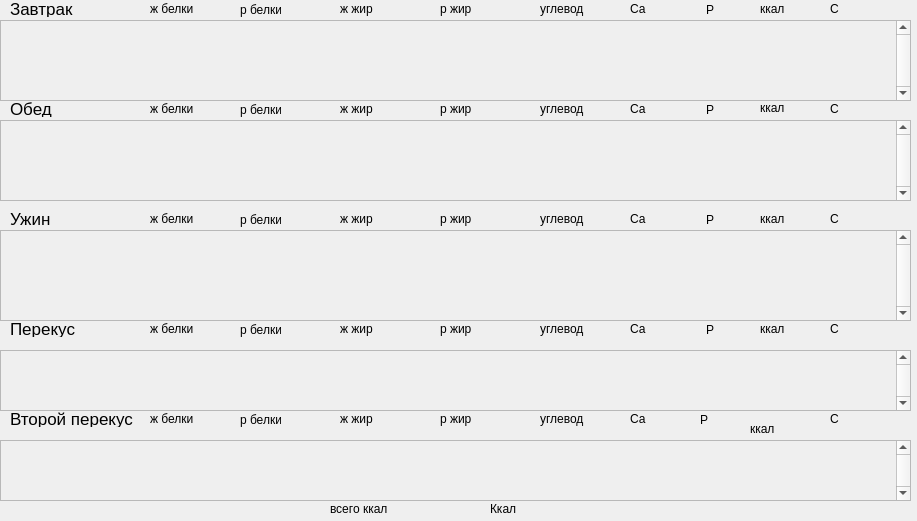
      <widget class="QWidget" name="scrollAreaWidgetContents_3">
       <property name="geometry">
        <rect>
         <x>0</x>
         <y>-210</y>
         <width>917</width>
         <height>521</height>
        </rect>
       </property>
       <widget class="QLabel" name="sum_kalori">
        <property name="geometry">
         <rect>
          <x>420</x>
          <y>500</y>
          <width>67</width>
          <height>17</height>
         </rect>
        </property>
        <property name="text">
         <string/>
        </property>
       </widget>
       <widget class="QLabel" name="perekus2_P">
        <property name="geometry">
         <rect>
          <x>700</x>
          <y>410</y>
          <width>41</width>
          <height>20</height>
         </rect>
        </property>
        <property name="text">
         <string>Р</string>
        </property>
       </widget>
       <widget class="QLabel" name="uzin_C">
        <property name="geometry">
         <rect>
          <x>830</x>
          <y>210</y>
          <width>67</width>
          <height>17</height>
         </rect>
        </property>
        <property name="text">
         <string>С</string>
        </property>
       </widget>
       <widget class="QLabel" name="obed_zhiv_belk">
        <property name="geometry">
         <rect>
          <x>150</x>
          <y>100</y>
          <width>67</width>
          <height>17</height>
         </rect>
        </property>
        <property name="text">
         <string>ж белки</string>
        </property>
       </widget>
       <widget class="QLabel" name="obed_rast_belk">
        <property name="geometry">
         <rect>
          <x>240</x>
          <y>100</y>
          <width>41</width>
          <height>20</height>
         </rect>
        </property>
        <property name="text">
         <string>р белки</string>
        </property>
       </widget>
       <widget class="QLabel" name="uzin_ugl">
        <property name="geometry">
         <rect>
          <x>540</x>
          <y>210</y>
          <width>67</width>
          <height>17</height>
         </rect>
        </property>
        <property name="text">
         <string>углевод</string>
        </property>
       </widget>
       <widget class="QLabel" name="obed_P">
        <property name="geometry">
         <rect>
          <x>706</x>
          <y>100</y>
          <width>41</width>
          <height>20</height>
         </rect>
        </property>
        <property name="text">
         <string>Р</string>
        </property>
       </widget>
       <widget class="QLabel" name="zav_P">
        <property name="geometry">
         <rect>
          <x>706</x>
          <y>0</y>
          <width>41</width>
          <height>20</height>
         </rect>
        </property>
        <property name="text">
         <string>Р</string>
        </property>
       </widget>
       <widget class="QLabel" name="perekus2_C">
        <property name="geometry">
         <rect>
          <x>830</x>
          <y>410</y>
          <width>67</width>
          <height>17</height>
         </rect>
        </property>
        <property name="text">
         <string>С</string>
        </property>
       </widget>
       <widget class="QLabel" name="perekus2_rast_belk">
        <property name="geometry">
         <rect>
          <x>240</x>
          <y>410</y>
          <width>41</width>
          <height>20</height>
         </rect>
        </property>
        <property name="text">
         <string>р белки</string>
        </property>
       </widget>
       <widget class="QLabel" name="perekus_ugl">
        <property name="geometry">
         <rect>
          <x>540</x>
          <y>320</y>
          <width>67</width>
          <height>17</height>
         </rect>
        </property>
        <property name="text">
         <string>углевод</string>
        </property>
       </widget>
       <widget class="QLabel" name="zav_zhiv_zhir">
        <property name="geometry">
         <rect>
          <x>340</x>
          <y>0</y>
          <width>67</width>
          <height>17</height>
         </rect>
        </property>
        <property name="text">
         <string>ж жир</string>
        </property>
       </widget>
       <widget class="QLabel" name="label_24">
        <property name="geometry">
         <rect>
          <x>10</x>
          <y>210</y>
          <width>67</width>
          <height>17</height>
         </rect>
        </property>
        <property name="font">
         <font>
          <pointsize>13</pointsize>
         </font>
        </property>
        <property name="text">
         <string>Ужин</string>
        </property>
       </widget>
       <widget class="QLabel" name="perekus2_ugl">
        <property name="geometry">
         <rect>
          <x>540</x>
          <y>410</y>
          <width>67</width>
          <height>17</height>
         </rect>
        </property>
        <property name="text">
         <string>углевод</string>
        </property>
       </widget>
       <widget class="QLabel" name="perekus_zhiv_zhir">
        <property name="geometry">
         <rect>
          <x>340</x>
          <y>320</y>
          <width>67</width>
          <height>17</height>
         </rect>
        </property>
        <property name="text">
         <string>ж жир</string>
        </property>
       </widget>
       <widget class="QLabel" name="obed_Ca">
        <property name="geometry">
         <rect>
          <x>630</x>
          <y>100</y>
          <width>67</width>
          <height>17</height>
         </rect>
        </property>
        <property name="text">
         <string>Са</string>
        </property>
       </widget>
       <widget class="QLabel" name="label_23">
        <property name="geometry">
         <rect>
          <x>10</x>
          <y>100</y>
          <width>67</width>
          <height>17</height>
         </rect>
        </property>
        <property name="font">
         <font>
          <pointsize>13</pointsize>
         </font>
        </property>
        <property name="text">
         <string>Обед</string>
        </property>
       </widget>
       <widget class="QLabel" name="kkal_obed">
        <property name="geometry">
         <rect>
          <x>760</x>
          <y>100</y>
          <width>71</width>
          <height>16</height>
         </rect>
        </property>
        <property name="text">
         <string>ккал</string>
        </property>
       </widget>
       <widget class="QLabel" name="perekus_C">
        <property name="geometry">
         <rect>
          <x>830</x>
          <y>320</y>
          <width>67</width>
          <height>17</height>
         </rect>
        </property>
        <property name="text">
         <string>С</string>
        </property>
       </widget>
       <widget class="QLabel" name="kkal_uzin">
        <property name="geometry">
         <rect>
          <x>760</x>
          <y>210</y>
          <width>67</width>
          <height>17</height>
         </rect>
        </property>
        <property name="text">
         <string>ккал</string>
        </property>
       </widget>
       <widget class="QScrollArea" name="scrollArea_4">
        <property name="geometry">
         <rect>
          <x>0</x>
          <y>120</y>
          <width>911</width>
          <height>81</height>
         </rect>
        </property>
        <property name="sizePolicy">
         <sizepolicy hsizetype="Expanding" vsizetype="Expanding">
          <horstretch>0</horstretch>
          <verstretch>0</verstretch>
         </sizepolicy>
        </property>
        <property name="sizeIncrement">
         <size>
          <width>0</width>
          <height>0</height>
         </size>
        </property>
        <property name="verticalScrollBarPolicy">
         <enum>Qt::ScrollBarAlwaysOn</enum>
        </property>
        <property name="widgetResizable">
         <bool>true</bool>
        </property>
        <widget class="QWidget" name="scrollAreaWidgetContents_4">
         <property name="geometry">
          <rect>
           <x>0</x>
           <y>0</y>
           <width>895</width>
           <height>79</height>
          </rect>
         </property>
         <layout class="QVBoxLayout" name="verticalLayout_8">
          <property name="spacing">
           <number>10</number>
          </property>
         </layout>
        </widget>
       </widget>
       <widget class="QLabel" name="perekus_rast_belk">
        <property name="geometry">
         <rect>
          <x>240</x>
          <y>320</y>
          <width>41</width>
          <height>20</height>
         </rect>
        </property>
        <property name="text">
         <string>р белки</string>
        </property>
       </widget>
       <widget class="QLabel" name="label_22">
        <property name="geometry">
         <rect>
          <x>10</x>
          <y>0</y>
          <width>67</width>
          <height>17</height>
         </rect>
        </property>
        <property name="font">
         <font>
          <pointsize>13</pointsize>
         </font>
        </property>
        <property name="frameShadow">
         <enum>QFrame::Plain</enum>
        </property>
        <property name="lineWidth">
         <number>1</number>
        </property>
        <property name="text">
         <string>Завтрак</string>
        </property>
       </widget>
       <widget class="QLabel" name="uzin_zhiv_zhir">
        <property name="geometry">
         <rect>
          <x>340</x>
          <y>210</y>
          <width>67</width>
          <height>17</height>
         </rect>
        </property>
        <property name="text">
         <string>ж жир</string>
        </property>
       </widget>
       <widget class="QLabel" name="obed_rast_zhir">
        <property name="geometry">
         <rect>
          <x>440</x>
          <y>100</y>
          <width>67</width>
          <height>17</height>
         </rect>
        </property>
        <property name="text">
         <string>р жир</string>
        </property>
       </widget>
       <widget class="QLabel" name="zav_ugl">
        <property name="geometry">
         <rect>
          <x>540</x>
          <y>0</y>
          <width>67</width>
          <height>17</height>
         </rect>
        </property>
        <property name="text">
         <string>углевод</string>
        </property>
       </widget>
       <widget class="QLabel" name="perekus2_Ca">
        <property name="geometry">
         <rect>
          <x>630</x>
          <y>410</y>
          <width>67</width>
          <height>17</height>
         </rect>
        </property>
        <property name="text">
         <string>Са</string>
        </property>
       </widget>
       <widget class="QLabel" name="perekus2_zhiv_zhir">
        <property name="geometry">
         <rect>
          <x>340</x>
          <y>410</y>
          <width>67</width>
          <height>17</height>
         </rect>
        </property>
        <property name="text">
         <string>ж жир</string>
        </property>
       </widget>
       <widget class="QLabel" name="kkal_zav_4">
        <property name="geometry">
         <rect>
          <x>490</x>
          <y>500</y>
          <width>67</width>
          <height>17</height>
         </rect>
        </property>
        <property name="text">
         <string>Ккал</string>
        </property>
       </widget>
       <widget class="QLabel" name="zav_rast_belk">
        <property name="geometry">
         <rect>
          <x>240</x>
          <y>0</y>
          <width>41</width>
          <height>20</height>
         </rect>
        </property>
        <property name="text">
         <string>р белки</string>
        </property>
       </widget>
       <widget class="QLabel" name="kkal_zav">
        <property name="geometry">
         <rect>
          <x>760</x>
          <y>0</y>
          <width>67</width>
          <height>17</height>
         </rect>
        </property>
        <property name="text">
         <string>ккал</string>
        </property>
       </widget>
       <widget class="QScrollArea" name="scrollArea_7">
        <property name="geometry">
         <rect>
          <x>0</x>
          <y>440</y>
          <width>911</width>
          <height>61</height>
         </rect>
        </property>
        <property name="sizePolicy">
         <sizepolicy hsizetype="Expanding" vsizetype="Expanding">
          <horstretch>0</horstretch>
          <verstretch>0</verstretch>
         </sizepolicy>
        </property>
        <property name="sizeIncrement">
         <size>
          <width>0</width>
          <height>0</height>
         </size>
        </property>
        <property name="verticalScrollBarPolicy">
         <enum>Qt::ScrollBarAlwaysOn</enum>
        </property>
        <property name="widgetResizable">
         <bool>true</bool>
        </property>
        <widget class="QWidget" name="scrollAreaWidgetContents_7">
         <property name="geometry">
          <rect>
           <x>0</x>
           <y>0</y>
           <width>895</width>
           <height>59</height>
          </rect>
         </property>
         <layout class="QVBoxLayout" name="verticalLayout_11">
          <property name="spacing">
           <number>6</number>
          </property>
         </layout>
        </widget>
       </widget>
       <widget class="QScrollArea" name="scrollArea_2">
        <property name="geometry">
         <rect>
          <x>0</x>
          <y>20</y>
          <width>911</width>
          <height>81</height>
         </rect>
        </property>
        <property name="sizePolicy">
         <sizepolicy hsizetype="Expanding" vsizetype="Expanding">
          <horstretch>0</horstretch>
          <verstretch>0</verstretch>
         </sizepolicy>
        </property>
        <property name="sizeIncrement">
         <size>
          <width>0</width>
          <height>0</height>
         </size>
        </property>
        <property name="verticalScrollBarPolicy">
         <enum>Qt::ScrollBarAlwaysOn</enum>
        </property>
        <property name="widgetResizable">
         <bool>true</bool>
        </property>
        <widget class="QWidget" name="scrollAreaWidgetContents_2">
         <property name="geometry">
          <rect>
           <x>0</x>
           <y>0</y>
           <width>895</width>
           <height>79</height>
          </rect>
         </property>
         <layout class="QVBoxLayout" name="verticalLayout_2">
          <property name="spacing">
           <number>6</number>
          </property>
          <property name="topMargin">
           <number>9</number>
          </property>
          <property name="bottomMargin">
           <number>9</number>
          </property>
         </layout>
        </widget>
       </widget>
       <widget class="QLabel" name="zav_rast_zhir">
        <property name="geometry">
         <rect>
          <x>440</x>
          <y>0</y>
          <width>67</width>
          <height>17</height>
         </rect>
        </property>
        <property name="text">
         <string>р жир</string>
        </property>
       </widget>
       <widget class="QLabel" name="perekus_P">
        <property name="geometry">
         <rect>
          <x>706</x>
          <y>320</y>
          <width>41</width>
          <height>20</height>
         </rect>
        </property>
        <property name="text">
         <string>Р</string>
        </property>
       </widget>
       <widget class="QLabel" name="uzin_rast_belk">
        <property name="geometry">
         <rect>
          <x>240</x>
          <y>210</y>
          <width>41</width>
          <height>20</height>
         </rect>
        </property>
        <property name="text">
         <string>р белки</string>
        </property>
       </widget>
       <widget class="QLabel" name="uzin_rast_zhir">
        <property name="geometry">
         <rect>
          <x>440</x>
          <y>210</y>
          <width>67</width>
          <height>17</height>
         </rect>
        </property>
        <property name="text">
         <string>р жир</string>
        </property>
       </widget>
       <widget class="QLabel" name="obed_zhiv_zhir">
        <property name="geometry">
         <rect>
          <x>340</x>
          <y>100</y>
          <width>67</width>
          <height>17</height>
         </rect>
        </property>
        <property name="text">
         <string>ж жир</string>
        </property>
       </widget>
       <widget class="QLabel" name="zav_C">
        <property name="geometry">
         <rect>
          <x>830</x>
          <y>0</y>
          <width>67</width>
          <height>17</height>
         </rect>
        </property>
        <property name="text">
         <string>С</string>
        </property>
       </widget>
       <widget class="QLabel" name="uzin_Ca">
        <property name="geometry">
         <rect>
          <x>630</x>
          <y>210</y>
          <width>67</width>
          <height>17</height>
         </rect>
        </property>
        <property name="text">
         <string>Са</string>
        </property>
       </widget>
       <widget class="QLabel" name="obed_C">
        <property name="geometry">
         <rect>
          <x>830</x>
          <y>100</y>
          <width>67</width>
          <height>17</height>
         </rect>
        </property>
        <property name="text">
         <string>С</string>
        </property>
       </widget>
       <widget class="QLabel" name="label_25">
        <property name="geometry">
         <rect>
          <x>10</x>
          <y>320</y>
          <width>67</width>
          <height>17</height>
         </rect>
        </property>
        <property name="font">
         <font>
          <pointsize>13</pointsize>
         </font>
        </property>
        <property name="text">
         <string>Перекус</string>
        </property>
       </widget>
       <widget class="QLabel" name="perekus2_rast_zhir">
        <property name="geometry">
         <rect>
          <x>440</x>
          <y>410</y>
          <width>67</width>
          <height>17</height>
         </rect>
        </property>
        <property name="text">
         <string>р жир</string>
        </property>
       </widget>
       <widget class="QLabel" name="zav_zhiv_belk">
        <property name="geometry">
         <rect>
          <x>150</x>
          <y>0</y>
          <width>67</width>
          <height>17</height>
         </rect>
        </property>
        <property name="text">
         <string>ж белки</string>
        </property>
       </widget>
       <widget class="QLabel" name="perekus_Ca">
        <property name="geometry">
         <rect>
          <x>630</x>
          <y>320</y>
          <width>67</width>
          <height>17</height>
         </rect>
        </property>
        <property name="text">
         <string>Са</string>
        </property>
       </widget>
       <widget class="QLabel" name="label_26">
        <property name="geometry">
         <rect>
          <x>330</x>
          <y>500</y>
          <width>91</width>
          <height>17</height>
         </rect>
        </property>
        <property name="text">
         <string>всего ккал</string>
        </property>
       </widget>
       <widget class="QLabel" name="uzin_zhiv_belk">
        <property name="geometry">
         <rect>
          <x>150</x>
          <y>210</y>
          <width>67</width>
          <height>17</height>
         </rect>
        </property>
        <property name="text">
         <string>ж белки</string>
        </property>
       </widget>
       <widget class="QLabel" name="zav_Ca">
        <property name="geometry">
         <rect>
          <x>630</x>
          <y>0</y>
          <width>67</width>
          <height>17</height>
         </rect>
        </property>
        <property name="text">
         <string>Са</string>
        </property>
       </widget>
       <widget class="QLabel" name="obed_ugl">
        <property name="geometry">
         <rect>
          <x>540</x>
          <y>100</y>
          <width>67</width>
          <height>17</height>
         </rect>
        </property>
        <property name="text">
         <string>углевод</string>
        </property>
       </widget>
       <widget class="QLabel" name="uzin_P">
        <property name="geometry">
         <rect>
          <x>706</x>
          <y>210</y>
          <width>41</width>
          <height>20</height>
         </rect>
        </property>
        <property name="text">
         <string>Р</string>
        </property>
       </widget>
       <widget class="QLabel" name="perekus_zhiv_belk">
        <property name="geometry">
         <rect>
          <x>150</x>
          <y>320</y>
          <width>67</width>
          <height>17</height>
         </rect>
        </property>
        <property name="text">
         <string>ж белки</string>
        </property>
       </widget>
       <widget class="QLabel" name="kkal_perekus">
        <property name="geometry">
         <rect>
          <x>760</x>
          <y>320</y>
          <width>67</width>
          <height>17</height>
         </rect>
        </property>
        <property name="text">
         <string>ккал</string>
        </property>
       </widget>
       <widget class="QScrollArea" name="scrollArea_5">
        <property name="geometry">
         <rect>
          <x>0</x>
          <y>230</y>
          <width>911</width>
          <height>91</height>
         </rect>
        </property>
        <property name="sizePolicy">
         <sizepolicy hsizetype="Expanding" vsizetype="Expanding">
          <horstretch>0</horstretch>
          <verstretch>0</verstretch>
         </sizepolicy>
        </property>
        <property name="sizeIncrement">
         <size>
          <width>0</width>
          <height>0</height>
         </size>
        </property>
        <property name="verticalScrollBarPolicy">
         <enum>Qt::ScrollBarAlwaysOn</enum>
        </property>
        <property name="widgetResizable">
         <bool>true</bool>
        </property>
        <widget class="QWidget" name="scrollAreaWidgetContents_5">
         <property name="geometry">
          <rect>
           <x>0</x>
           <y>0</y>
           <width>895</width>
           <height>89</height>
          </rect>
         </property>
         <layout class="QVBoxLayout" name="verticalLayout_9">
          <property name="spacing">
           <number>10</number>
          </property>
         </layout>
        </widget>
       </widget>
       <widget class="QLabel" name="perekus2_zhiv_belk">
        <property name="geometry">
         <rect>
          <x>150</x>
          <y>410</y>
          <width>67</width>
          <height>17</height>
         </rect>
        </property>
        <property name="text">
         <string>ж белки</string>
        </property>
       </widget>
       <widget class="QLabel" name="label_43">
        <property name="geometry">
         <rect>
          <x>10</x>
          <y>410</y>
          <width>131</width>
          <height>17</height>
         </rect>
        </property>
        <property name="font">
         <font>
          <pointsize>13</pointsize>
         </font>
        </property>
        <property name="text">
         <string>Второй перекус</string>
        </property>
       </widget>
       <widget class="QLabel" name="perekus_rast_zhir">
        <property name="geometry">
         <rect>
          <x>440</x>
          <y>320</y>
          <width>67</width>
          <height>17</height>
         </rect>
        </property>
        <property name="text">
         <string>р жир</string>
        </property>
       </widget>
       <widget class="QScrollArea" name="scrollArea_6">
        <property name="geometry">
         <rect>
          <x>0</x>
          <y>350</y>
          <width>911</width>
          <height>61</height>
         </rect>
        </property>
        <property name="sizePolicy">
         <sizepolicy hsizetype="Expanding" vsizetype="Expanding">
          <horstretch>0</horstretch>
          <verstretch>0</verstretch>
         </sizepolicy>
        </property>
        <property name="sizeIncrement">
         <size>
          <width>0</width>
          <height>0</height>
         </size>
        </property>
        <property name="verticalScrollBarPolicy">
         <enum>Qt::ScrollBarAlwaysOn</enum>
        </property>
        <property name="widgetResizable">
         <bool>true</bool>
        </property>
        <widget class="QWidget" name="scrollAreaWidgetContents_6">
         <property name="geometry">
          <rect>
           <x>0</x>
           <y>0</y>
           <width>895</width>
           <height>59</height>
          </rect>
         </property>
         <layout class="QVBoxLayout" name="verticalLayout_10">
          <property name="spacing">
           <number>6</number>
          </property>
         </layout>
        </widget>
       </widget>
       <widget class="QLabel" name="kkal_perekus2">
        <property name="geometry">
         <rect>
          <x>750</x>
          <y>420</y>
          <width>67</width>
          <height>17</height>
         </rect>
        </property>
        <property name="text">
         <string>ккал</string>
        </property>
       </widget>
      </widget>
